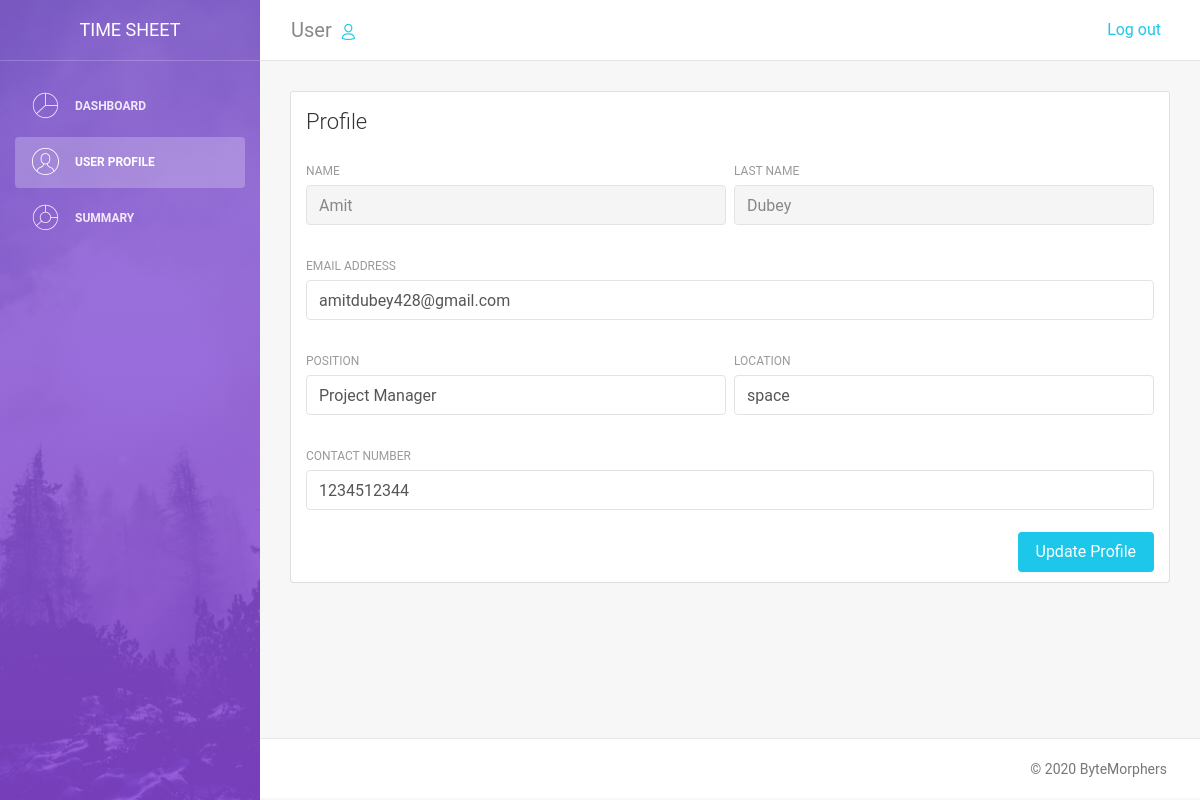
The app's page /memberDashboard/user (signed in), older data.
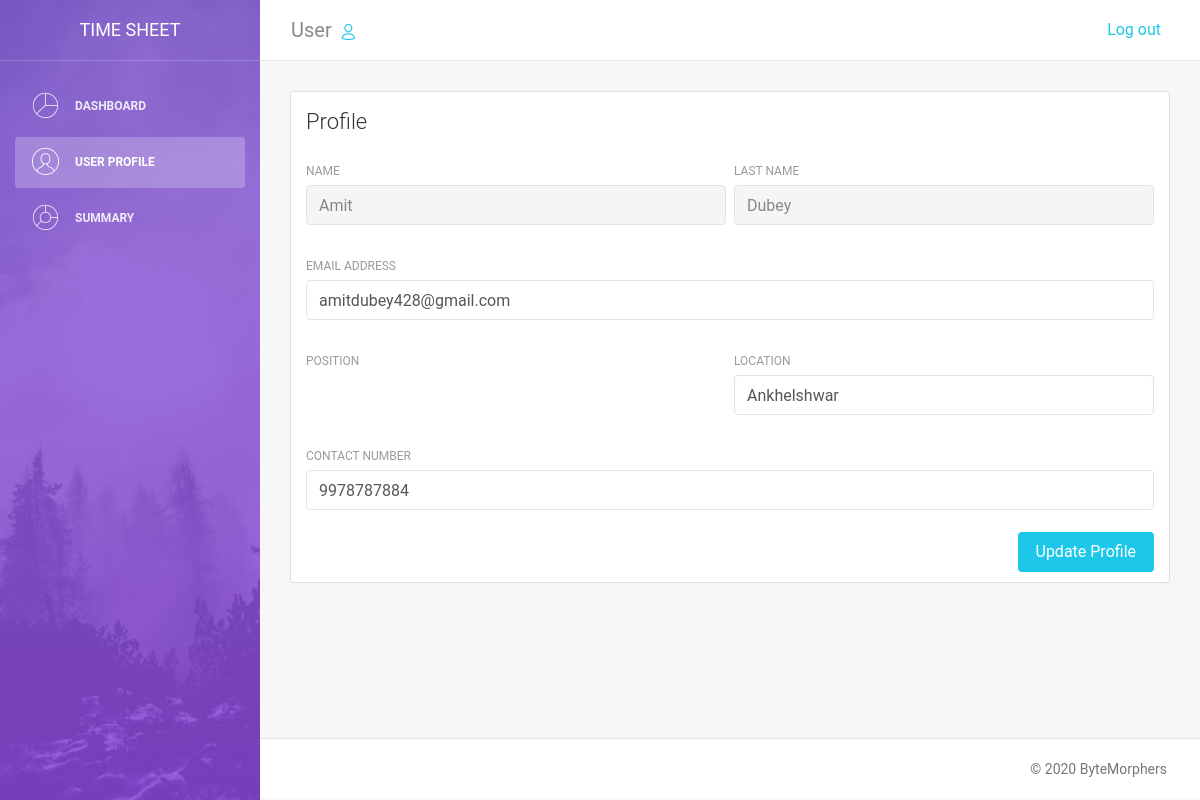
The same page, newer data.
### timeSheetApp/models.py (models this page shows, shortened)
class Profile(models.Model):
    user = models.OneToOneField(User, on_delete=models.CASCADE)
    location = models.CharField(max_length=30, blank=True)
    phone_no = models.CharField(max_length=12)
    RESPONSIBILITY = (
        ('PM','Project Manager'),
        ('SM','Scheduling Manager'),
        ('PC','Project Collaborator'),
    )
    roles = models.CharField(max_length=2, choices=RESPONSIBILITY)

### timeSheetApp/views.py (the view)
# urls.py: path('memberDashboard/user',views.users,name="empUser"),
def users(request):
    if request.user.is_authenticated:
        profile=Profile.objects.filter(user=request.user)
        context={
            'profile':profile
        }
        return render(request,'timeSheetApp/user.html',context)
    else:
        return redirect("home")

### templates/timeSheetApp/user.html (shortened to what this page needs)
<!DOCTYPE html>
<html lang="en">
<head>
    {% load static %}
    <link rel="stylesheet" href="https://maxcdn.bootstrapcdn.com/font-awesome/latest/css/font-awesome.min.css" />
    <link href="{% static 'timeSheetApp/assets/css/bootstrap.min.css' %}" rel="stylesheet" />
    <link href="{% static 'timeSheetApp/assets/css/light-bootstrap-dashboard.css' %}" rel="stylesheet" />
</head>
<body>
    <div class="wrapper">
        <div class="sidebar" data-image="../assets/img/sidebar-5.jpg">
            <div class="sidebar-wrapper">
                <div class="logo">
                    <a href="#" class="simple-text">
                        TIME SHEET
                    </a>
                </div>
                <ul class="nav">
                    <li>
                        <a class="nav-link" href="/memberDashboard">
                            <i class="nc-icon nc-chart-pie-35"></i>
                            <p>Dashboard</p>
                        </a>
                    </li>
                    <li class="nav-item active">
                        <a class="nav-link" href="#">
                            <i class="nc-icon nc-circle-09"></i>
                            <p>User Profile</p>
                        </a>
                    </li>
                    <li>
                        <a class="nav-link" href="/memberDashboard/summary">
                            <i class="nc-icon nc-chart"></i>
                            <p>Summary</p>
                        </a>
                    </li>
                </ul>
            </div>
        </div>
        <div class="main-panel">
            <nav class="navbar navbar-expand-lg " color-on-scroll="500">
                <div class="container-fluid">
                    <a class="navbar-brand" href="#pablo"> User </a>
                    <div class="collapse navbar-collapse justify-content-end" id="navigation">
                        <ul class="nav navbar-nav mr-auto" style="list-style-type:none;>
                            <li class="nav-item">
                                <a href="#" class="nav-link" data-toggle="dropdown">
                                    <i class="nc-icon nc-single-02"></i>
                                </a>
                        </ul>
                        <ul class="navbar-nav ml-auto" style="list-style-type:none;>
                            <li class="nav-item">
                                <a class="nav-link" href="/logout">
                                    <span class="no-icon">Log out</span>
                                </a>
                        </ul>
                    </div>
                </div>
            </nav>
            <div class="content">
                <div class="container-fluid">
                    <div class="row">
                        <div class="col">
                            <div class="card">
                                <div class="card-header">
                                    <h4 class="card-title">Profile</h4>
                                </div>
                                <div class="card-body">
                                    <form>
                                        <div class="row">
                                            <div class="col-md-6 pr-1">
                                                <div class="form-group">
                                                    <label>Name</label>
                                                    <input type="text" disabled="" class="form-control" placeholder="Company" value="{{ request.user.first_name }}">
                                                </div>
                                            </div>
                                            <div class="col-md-6 pl-1">
                                                <div class="form-group">
                                                    <label>Last Name</label>
                                                    <input type="text" disabled="" class="form-control" placeholder="Last Name" value="{{ request.user.last_name }}">
                                                </div>
                                            </div>
                                        </div>
                                        <div class="row">
                                            <div class="col-md-12">
                                                <div class="form-group">
                                                    <label for="InputEmail1">Email address</label>
                                                    <input type="email" class="form-control" placeholder="Email" value="{{ request.user.email}}">
                                                </div>
                                            </div>
                                        </div>
                                        <div class="row">
                                            <div class="col-md-6 pr-1">
                                                <div class="form-group">
                                                    <label>Position</label>
                                                    {% for pro in profile %}
                                                    {% if pro.roles == "PM" %}
                                                    <input type="text" class="form-control" placeholder="position" value="Project Manager">
                                                    {% elif sheet.priority == "SM" %}
                                                    <input type="text" class="form-control" placeholder="position" value="Scheduling Manager">
                                                    {% elif sheet.priority == "PC" %}
                                                    <input type="text" class="form-control" placeholder="position" value="Project Collaborator">
                                                    {% endif %}
                                                </div>
                                            </div>
                                            <div class="col-md-6 pl-1">
                                                <div class="form-group">
                                                    <label>Location</label>
                                                    <input type="text" class="form-control" placeholder="location" value="{{ pro.location}}">
                                                </div>
                                            </div>
                                        </div>
                                        <div class="row">
                                            <div class="col-md-12">
                                                <div class="form-group">
                                                    <label>Contact Number</label>
                                                    <input type="text" class="form-control" placeholder="location" value="{{ pro.phone_no }}">
                                                </div>
                                            </div>
                                        </div>
                                        {% endfor %}
                                        <button type="submit" class="btn btn-info btn-fill pull-right">Update Profile</button>
                                        <div class="clearfix"></div>
                                    </form>
                                </div>
                            </div>
                        </div>
                    </div>
                </div>
            </div>
            <footer class="footer">
                <div class="container-fluid">
                    <nav>
                        <p class="copyright text-center">
                            ©
                            ByteMorphers</a>
                        </p>
                    </nav>
                </div>
            </footer>
        </div>
    </div>
</body>
</html>

Row changes from the older to the newer data that the page shows:
removed Profile: location "space", phone_no "1234512344"
added Profile: location "Ankhelshwar", phone_no "9978787884"
